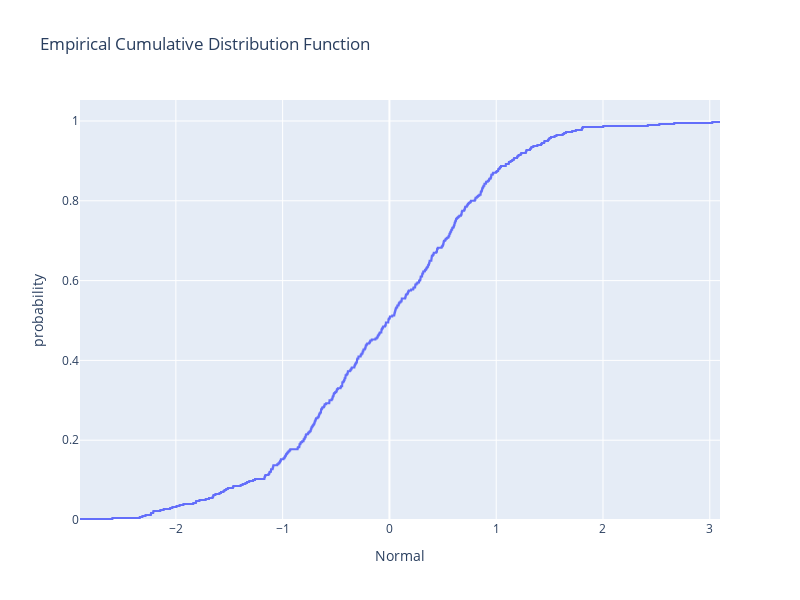

Notebook code cell kept with this figure:
### Markdown cell above
2. Add a title to your chart by passing a string as the input `title` into the function `ecdf`; and customise the size of the figure by using the inputs `height` and `width`. Both have to be integers and correspond to the size of the figure in pixels.

### Code cell
fig = px.ecdf(df, x ="Normal",
              height = 600, width = 800,
              title="Empirical Cumulative Distribution Function")
fig.show()

### Figure 1 — Plotly figure (JSON) as saved in the notebook; plotly's stock layout.template omitted (floating-point values rounded to 4 significant figures; data arrays with more than 128 entries replaced by an {"elided": "..."} marker saying what was removed)
{"data": [{"hovertemplate": "Normal=%{x}<br>probability=%{y}<extra></extra>", "legendgroup": "", "line": {"dash": "solid", "shape": "hv"}, "marker": {"color": "#636efa", "symbol": "circle"}, "mode": "lines", "name": "", "orientation": "v", "showlegend": false, "type": "scatter", "x": {"elided": "400 float values"}, "xaxis": "x", "y": {"elided": "400 float values"}, "yaxis": "y"}], "layout": {"height": 600, "legend": {"tracegroupgap": 0}, "title": {"text": "Empirical Cumulative Distribution Function"}, "width": 800, "xaxis": {"anchor": "y", "domain": [0, 1], "title": {"text": "Normal"}}, "yaxis": {"anchor": "x", "domain": [0, 1], "rangemode": "tozero", "title": {"text": "probability"}}}}
